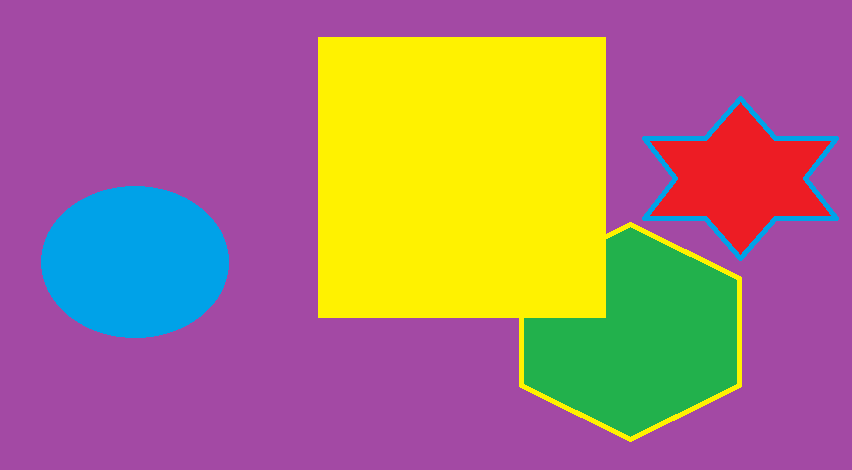
#> input picture aaa.png, 852 x 470 px
$ python chuyendoiBRGsangHSV.py
#> lines starting #> are read from the running program, lines starting #| are printed output that depends on the picture
import cv2
import numpy as np
img = np.uint8([[[232,162,0]]])	# tao bo loc de loc anh (B, R G)

#hsv_img = cv2.cvtColor(img, cv2.COLOR_BGR2HSV)
#print (hsv_img)

img2=cv2.imread('aaa.png',1)
#> img2 is the input picture: shape (470, 852, 3); mean B, G, R 123.3, 119.9, 165.2
hsv_img2 = cv2.cvtColor(img2, cv2.COLOR_BGR2HSV)
#> hsv_img2: shape (470, 852, 3); mean H, S, V 116.4, 179.8, 190.9
hsv_img2 = cv2.resize(hsv_img2,(600,450))
#> hsv_img2: shape (450, 600, 3); mean H, S, V 116.4, 179.8, 190.9
ball=img2[280:340,330:390]
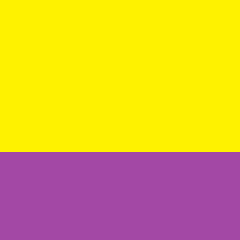
#> ball: shape (60, 60, 3) (shown 4 times larger); mean B, G, R 60.1, 180, 221.3
cv2.imshow('nhandangmautheokhonggianHSV',ball)
cv2.waitKey(0)
